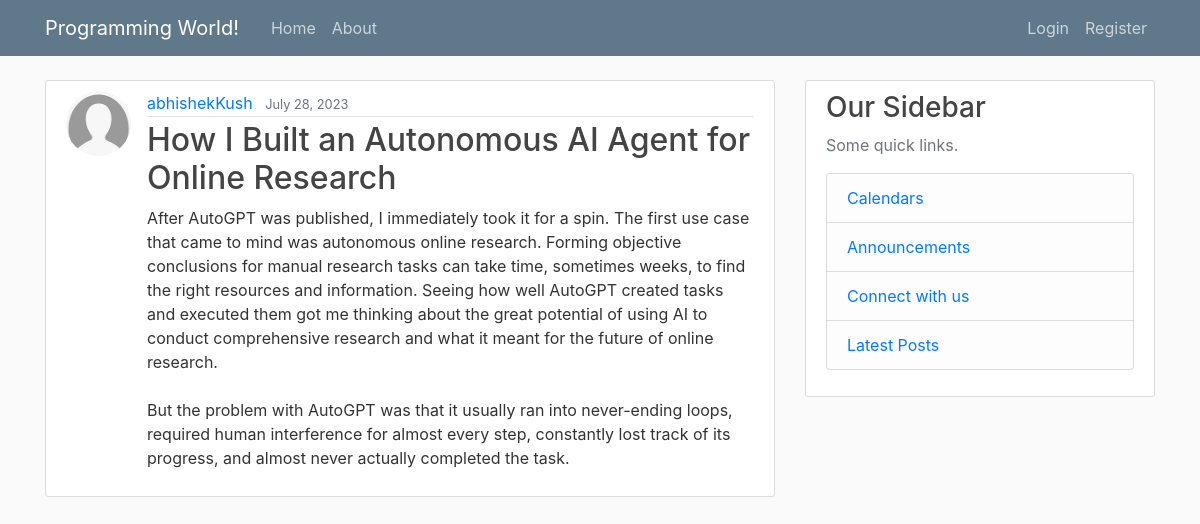
The app's page /post/2/ with its own data.
### blog/models.py (models this page shows, shortened)
class Post(models.Model):
    title = models.CharField(max_length=100)
    content = models.TextField()
    date_posted = models.DateTimeField(default=timezone.now)
    author = models.ForeignKey(User, on_delete=models.CASCADE)

### users/models.py (models this page shows, shortened)
class Profile(models.Model):
    user = models.OneToOneField(User,on_delete=models.CASCADE)
    image = models.ImageField(default='default.jpg', upload_to='profile_pics')

### blog/views.py (the view)
# urls.py: path('post/<int:pk>/', PostDetailView.as_view(), name='post-detail'),
class PostDetailView(DetailView):
    model = Post

### blog/templates/blog/post_detail.html (shortened to what this page needs)
{% extends "blog/base.html" %}
{% block content %}
<article class="media content-section">
    <img class="rounded-circle article-img" src="{{ post.author.profile.image.url }}" alt="">
    <div class="media-body">
        <div class="article-metadata">
            <a class="mr-2" href="{% url 'user-posts' object.author.username %}">{{ object.author }}</a>
            <small class="text-muted">{{ object.date_posted|date:"F d, Y" }}</small>
        </div>
        <h2 class="article-title">{{ object.title }}</h2>
        <p class="article-content">{{ object.content }}</p>
    </div>
</article>
{% endblock content %}

### blog/static/blog/main.css (style rules this page uses)
body { background: #fafafa; color: #333333; margin-top: 5rem; }
h1, h2, h3, h4, h5, h6 { color: #444444; }
.content-section { background: #ffffff; padding: 10px 20px; border: 1px solid #dddddd; border-radius: 3px; margin-bottom: 20px; }
.article-title { color: #444444; }
.article-content { white-space: pre-line; }
.article-img { height: 65px; width: 65px; margin-right: 16px; }
.article-metadata { padding-bottom: 1px; margin-bottom: 4px; border-bottom: 1px solid #e3e3e3; }

### records on screen
Post: author.profile.image (placeholder picture), author "abhishekKush", date_posted "July 28, 2023", title "How I Built an Autonomous AI Agent for Online Research", content "After AutoGPT was published, I immediately took it for a spin. The first use case that came to mind was autonomous online research. Forming objective conclusions for manual research tasks can take time, sometimes weeks, to find the right resources and information. Seeing how well AutoGPT created tasks and executed them got me thinking about the great potential of using AI to conduct comprehensive research and what it meant for the future of online research. But the problem with AutoGPT was that it usually ran into never-ending loops, required human interference for almost every step, constantly lost track of its progress, and almost never actually completed the task."
